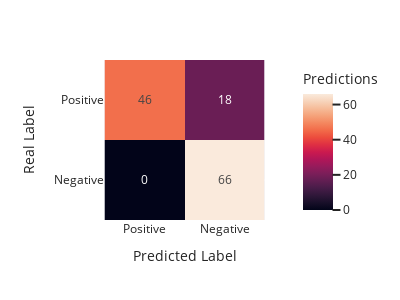

Source (notebook cell):
### Markdown cell above
##### 7.7. Individual Sample Visualization

### Code cell
# Create signal_df
event_idx = 23
print(dataset.csv_list[event_idx])
sample_df, conf_matrix = signal_exploration(event_idx, dataset, model)
metrics = conf_matrix_metrics(conf_matrix)
print(f"Confusion Matrix: {conf_matrix}")
print(sample_df)
plot_confusion_matrix(metrics)
false_positive = sample_df.query('Result == "FP"')
false_negative = sample_df.query('Result == "FN"')
# sample_df = pd.concat([sample_df, sample_df])
print("FALSE POSITVES")
print(false_positive)
print("")
print("FALSE NEGATIVES")
print(false_negative)

### Figure 1 — Plotly figure (JSON) as saved in the notebook; plotly's stock layout.template omitted (floating-point values rounded to 4 significant figures)
{"data": [{"coloraxis": "coloraxis", "hovertemplate": "Predicted Label: %{x}<br>Real Label: %{y}<br>Predictions: %{z}<extra></extra>", "name": "0", "texttemplate": "%{z}", "type": "heatmap", "x": ["Positive", "Negative"], "xaxis": "x", "y": ["Positive", "Negative"], "yaxis": "y", "z": [[46, 18], [0, 66]]}], "layout": {"coloraxis": {"colorbar": {"title": {"text": "Predictions"}}, "colorscale": [[0, "rgb(2,4,25)"], [0.0625, "rgb(24,15,41)"], [0.125, "rgb(47,23,57)"], [0.1875, "rgb(71,28,72)"], [0.25, "rgb(97,30,82)"], [0.3125, "rgb(123,30,89)"], [0.375, "rgb(150,27,91)"], [0.4375, "rgb(177,22,88)"], [0.5, "rgb(203,26,79)"], [0.5625, "rgb(223,47,67)"], [0.625, "rgb(236,76,61)"], [0.6875, "rgb(242,107,73)"], [0.75, "rgb(244,135,95)"], [0.8125, "rgb(245,162,122)"], [0.875, "rgb(246,188,153)"], [0.9375, "rgb(247,212,187)"], [1, "rgb(250,234,220)"]]}, "height": 300, "margin": {"t": 60}, "width": 400, "xaxis": {"anchor": "y", "constrain": "domain", "domain": [0, 1], "scaleanchor": "y", "title": {"text": "Predicted Label"}}, "yaxis": {"anchor": "x", "autorange": "reversed", "constrain": "domain", "domain": [0, 1], "title": {"text": "Real Label"}}}}
